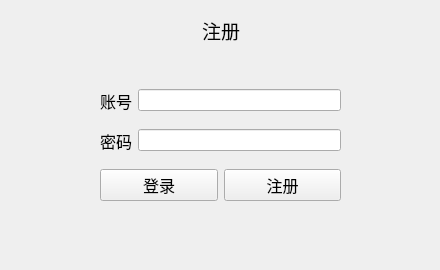
<?xml version="1.0" encoding="UTF-8"?>
<ui version="4.0">
 <class>Register_window</class>
 <widget class="QWidget" name="Register_window">
  <property name="geometry">
   <rect>
    <x>0</x>
    <y>0</y>
    <width>440</width>
    <height>270</height>
   </rect>
  </property>
  <property name="windowTitle">
   <string>Register</string>
  </property>
  <widget class="QWidget" name="layoutWidget">
   <property name="geometry">
    <rect>
     <x>100</x>
     <y>80</y>
     <width>241</width>
     <height>41</height>
    </rect>
   </property>
   <layout class="QHBoxLayout" name="horizontalLayout">
    <item>
     <widget class="QLabel" name="user_label">
      <property name="font">
       <font>
        <pointsize>12</pointsize>
       </font>
      </property>
      <property name="text">
       <string>账号</string>
      </property>
     </widget>
    </item>
    <item>
     <widget class="QLineEdit" name="user_lineEdit"/>
    </item>
   </layout>
  </widget>
  <widget class="QWidget" name="layoutWidget">
   <property name="geometry">
    <rect>
     <x>100</x>
     <y>120</y>
     <width>241</width>
     <height>41</height>
    </rect>
   </property>
   <layout class="QHBoxLayout" name="horizontalLayout_2">
    <item>
     <widget class="QLabel" name="pwd_label">
      <property name="font">
       <font>
        <pointsize>12</pointsize>
       </font>
      </property>
      <property name="text">
       <string>密码</string>
      </property>
     </widget>
    </item>
    <item>
     <widget class="QLineEdit" name="pwd_lineEdit"/>
    </item>
   </layout>
  </widget>
  <widget class="QWidget" name="layoutWidget">
   <property name="geometry">
    <rect>
     <x>100</x>
     <y>10</y>
     <width>241</width>
     <height>41</height>
    </rect>
   </property>
   <layout class="QHBoxLayout" name="horizontalLayout_3">
    <item>
     <spacer name="horizontalSpacer">
      <property name="orientation">
       <enum>Qt::Horizontal</enum>
      </property>
      <property name="sizeHint" stdset="0">
       <size>
        <width>40</width>
        <height>20</height>
       </size>
      </property>
     </spacer>
    </item>
    <item>
     <widget class="QLabel" name="label">
      <property name="font">
       <font>
        <pointsize>14</pointsize>
       </font>
      </property>
      <property name="text">
       <string>注册</string>
      </property>
     </widget>
    </item>
    <item>
     <spacer name="horizontalSpacer_2">
      <property name="orientation">
       <enum>Qt::Horizontal</enum>
      </property>
      <property name="sizeHint" stdset="0">
       <size>
        <width>40</width>
        <height>20</height>
       </size>
      </property>
     </spacer>
    </item>
   </layout>
  </widget>
  <widget class="QWidget" name="layoutWidget">
   <property name="geometry">
    <rect>
     <x>100</x>
     <y>160</y>
     <width>241</width>
     <height>51</height>
    </rect>
   </property>
   <layout class="QHBoxLayout" name="horizontalLayout_4">
    <item>
     <widget class="QPushButton" name="login_pushButton">
      <property name="font">
       <font>
        <pointsize>12</pointsize>
       </font>
      </property>
      <property name="text">
       <string>登录</string>
      </property>
     </widget>
    </item>
    <item>
     <widget class="QPushButton" name="register_pushButton">
      <property name="font">
       <font>
        <pointsize>12</pointsize>
       </font>
      </property>
      <property name="text">
       <string>注册</string>
      </property>
     </widget>
    </item>
   </layout>
  </widget>
 </widget>
 <resources/>
 <connections/>
</ui>
